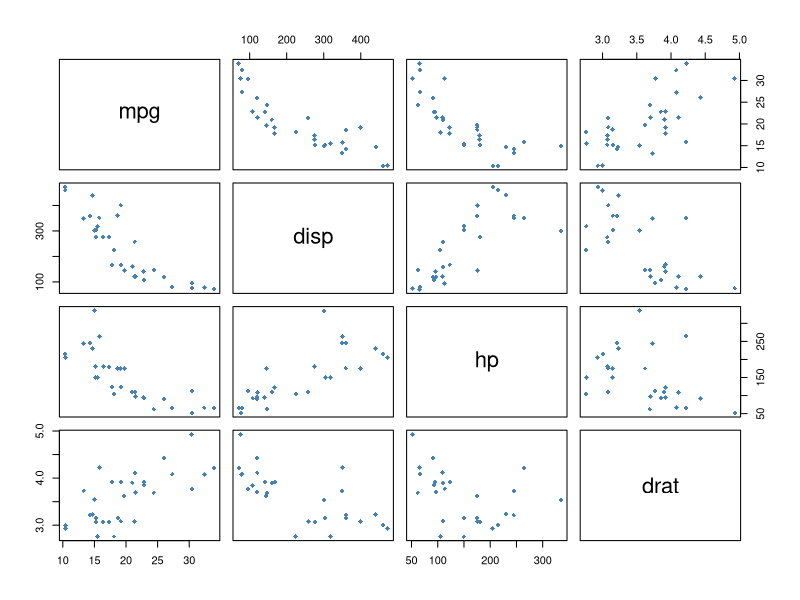
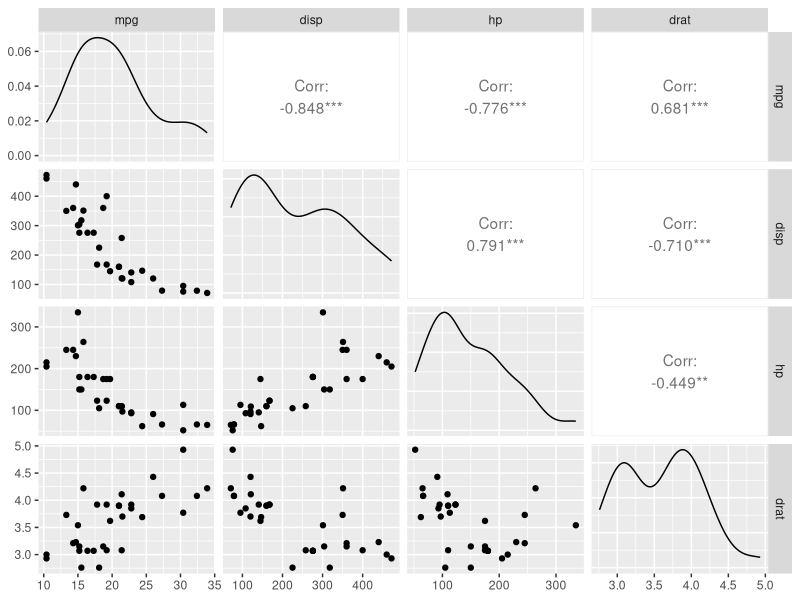
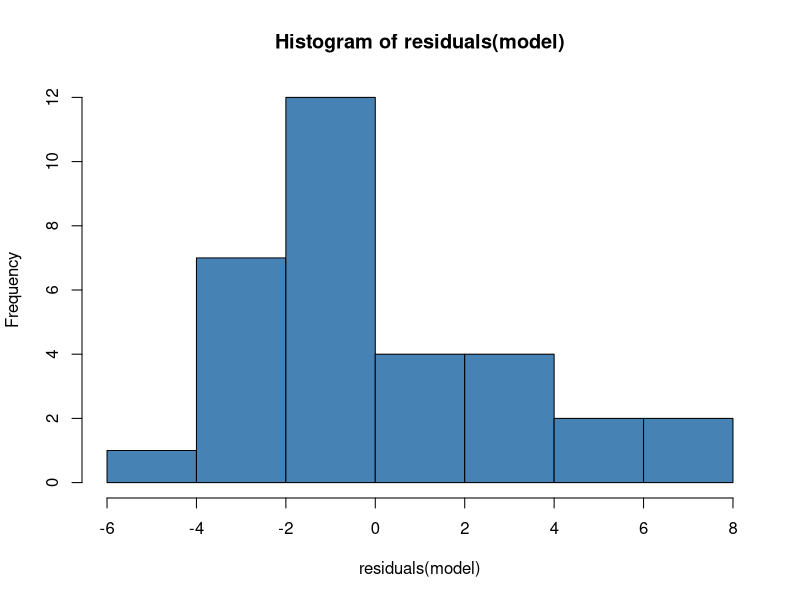
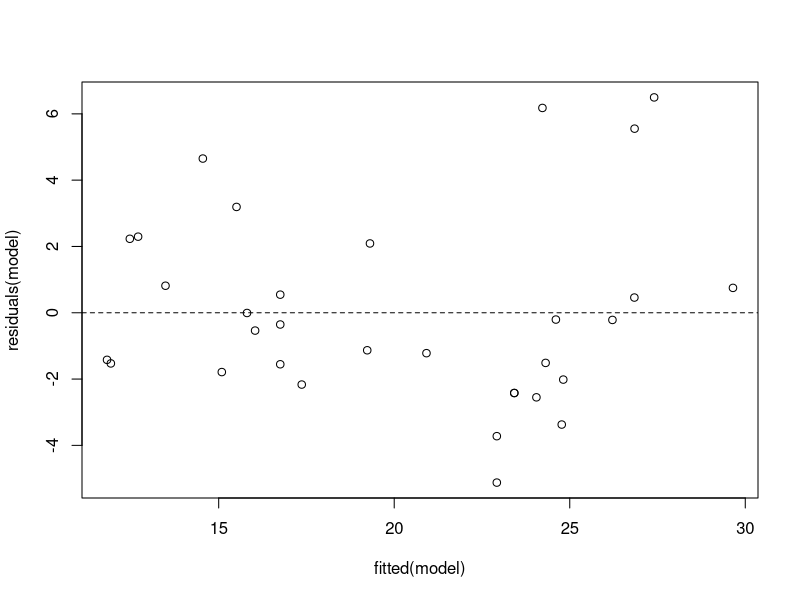

Write R code to recreate these figures, in order.
library(GGally)

#Multiple Linear Regression

data <- mtcars[, c("mpg", "disp", "hp", "drat")]
pairs(data, pch = 18 , col = "steelblue")
ggpairs(data)

model <- lm(mpg ~ disp + hp + drat, data = data)
hist(residuals(model), col = "steelblue")

#create fitted value vs residual plot
plot(fitted(model), residuals(model))

#add horizontal line at 0
abline(h = 0, lty = 2)

summary(model)

intercept <- coef(summary(model))["(Intercept)", "Estimate"]
disp <- coef(summary(model))["disp", "Estimate"]
hp <- coef(summary(model))["hp", "Estimate"]
drat <- coef(summary(model))["drat", "Estimate"]

#use the model coefficients to predict the value for mpg
intercept + disp*220 + hp*150 + drat*3
